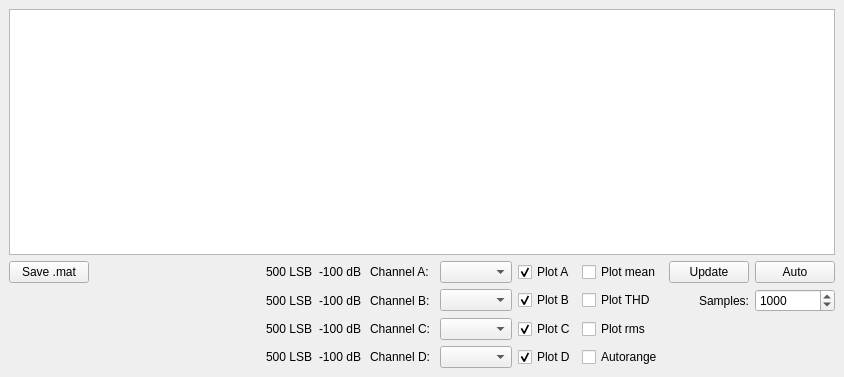
<?xml version="1.0" encoding="UTF-8"?>
<ui version="4.0">
 <class>DataVisualizer</class>
 <widget class="QDockWidget" name="DataVisualizer">
  <property name="geometry">
   <rect>
    <x>0</x>
    <y>0</y>
    <width>844</width>
    <height>377</height>
   </rect>
  </property>
  <property name="windowTitle">
   <string>ADC Control</string>
  </property>
  <widget class="QWidget" name="dockWidgetContents">
   <layout class="QVBoxLayout" name="verticalLayout">
    <item>
     <widget class="GraphicsLayoutWidget" name="plot">
      <property name="sizePolicy">
       <sizepolicy hsizetype="Expanding" vsizetype="Expanding">
        <horstretch>0</horstretch>
        <verstretch>0</verstretch>
       </sizepolicy>
      </property>
     </widget>
    </item>
    <item>
     <layout class="QGridLayout" name="gridLayout">
      <item row="0" column="0">
       <widget class="QPushButton" name="saveMatBtn">
        <property name="text">
         <string>Save .mat</string>
        </property>
       </widget>
      </item>
      <item row="0" column="12">
       <widget class="QPushButton" name="autoBtn">
        <property name="text">
         <string>Auto</string>
        </property>
        <property name="checkable">
         <bool>true</bool>
        </property>
       </widget>
      </item>
      <item row="0" column="6">
       <widget class="QCheckBox" name="plotA">
        <property name="text">
         <string>Plot A</string>
        </property>
        <property name="checked">
         <bool>true</bool>
        </property>
       </widget>
      </item>
      <item row="0" column="4">
       <widget class="QLabel" name="label">
        <property name="text">
         <string>Channel A: </string>
        </property>
       </widget>
      </item>
      <item row="0" column="11">
       <widget class="QPushButton" name="singleBtn">
        <property name="text">
         <string>Update</string>
        </property>
       </widget>
      </item>
      <item row="1" column="4">
       <widget class="QLabel" name="label_2">
        <property name="text">
         <string>Channel B: </string>
        </property>
       </widget>
      </item>
      <item row="0" column="1">
       <spacer name="horizontalSpacer">
        <property name="orientation">
         <enum>Qt::Horizontal</enum>
        </property>
        <property name="sizeHint" stdset="0">
         <size>
          <width>40</width>
          <height>20</height>
         </size>
        </property>
       </spacer>
      </item>
      <item row="0" column="10">
       <widget class="QCheckBox" name="plotmean">
        <property name="text">
         <string>Plot mean</string>
        </property>
       </widget>
      </item>
      <item row="1" column="5">
       <widget class="QComboBox" name="chanB"/>
      </item>
      <item row="0" column="5">
       <widget class="QComboBox" name="chanA"/>
      </item>
      <item row="1" column="12">
       <widget class="QSpinBox" name="samples">
        <property name="minimum">
         <number>1</number>
        </property>
        <property name="maximum">
         <number>10000</number>
        </property>
        <property name="singleStep">
         <number>100</number>
        </property>
        <property name="value">
         <number>1000</number>
        </property>
       </widget>
      </item>
      <item row="1" column="11">
       <widget class="QLabel" name="label_3">
        <property name="text">
         <string>Samples:</string>
        </property>
        <property name="alignment">
         <set>Qt::AlignRight|Qt::AlignTrailing|Qt::AlignVCenter</set>
        </property>
       </widget>
      </item>
      <item row="1" column="10">
       <widget class="QCheckBox" name="plotTHD">
        <property name="text">
         <string>Plot THD</string>
        </property>
       </widget>
      </item>
      <item row="0" column="3">
       <widget class="QLabel" name="chA_thd">
        <property name="sizePolicy">
         <sizepolicy hsizetype="Fixed" vsizetype="Preferred">
          <horstretch>0</horstretch>
          <verstretch>0</verstretch>
         </sizepolicy>
        </property>
        <property name="minimumSize">
         <size>
          <width>45</width>
          <height>0</height>
         </size>
        </property>
        <property name="text">
         <string>-100 dB</string>
        </property>
       </widget>
      </item>
      <item row="1" column="3">
       <widget class="QLabel" name="chB_thd">
        <property name="sizePolicy">
         <sizepolicy hsizetype="Fixed" vsizetype="Preferred">
          <horstretch>0</horstretch>
          <verstretch>0</verstretch>
         </sizepolicy>
        </property>
        <property name="minimumSize">
         <size>
          <width>45</width>
          <height>0</height>
         </size>
        </property>
        <property name="text">
         <string>-100 dB</string>
        </property>
       </widget>
      </item>
      <item row="0" column="2">
       <widget class="QLabel" name="chA_rms">
        <property name="sizePolicy">
         <sizepolicy hsizetype="Fixed" vsizetype="Preferred">
          <horstretch>0</horstretch>
          <verstretch>0</verstretch>
         </sizepolicy>
        </property>
        <property name="minimumSize">
         <size>
          <width>45</width>
          <height>0</height>
         </size>
        </property>
        <property name="text">
         <string>500 LSB</string>
        </property>
       </widget>
      </item>
      <item row="1" column="2">
       <widget class="QLabel" name="chB_rms">
        <property name="sizePolicy">
         <sizepolicy hsizetype="Fixed" vsizetype="Preferred">
          <horstretch>0</horstretch>
          <verstretch>0</verstretch>
         </sizepolicy>
        </property>
        <property name="minimumSize">
         <size>
          <width>45</width>
          <height>0</height>
         </size>
        </property>
        <property name="text">
         <string>500 LSB</string>
        </property>
       </widget>
      </item>
      <item row="2" column="5">
       <widget class="QComboBox" name="chanC"/>
      </item>
      <item row="3" column="5">
       <widget class="QComboBox" name="chanD"/>
      </item>
      <item row="2" column="4">
       <widget class="QLabel" name="label_4">
        <property name="text">
         <string>Channel C: </string>
        </property>
       </widget>
      </item>
      <item row="3" column="4">
       <widget class="QLabel" name="label_5">
        <property name="text">
         <string>Channel D: </string>
        </property>
       </widget>
      </item>
      <item row="2" column="3">
       <widget class="QLabel" name="chC_thd">
        <property name="sizePolicy">
         <sizepolicy hsizetype="Fixed" vsizetype="Preferred">
          <horstretch>0</horstretch>
          <verstretch>0</verstretch>
         </sizepolicy>
        </property>
        <property name="minimumSize">
         <size>
          <width>45</width>
          <height>0</height>
         </size>
        </property>
        <property name="text">
         <string>-100 dB</string>
        </property>
       </widget>
      </item>
      <item row="3" column="3">
       <widget class="QLabel" name="chD_thd">
        <property name="sizePolicy">
         <sizepolicy hsizetype="Fixed" vsizetype="Preferred">
          <horstretch>0</horstretch>
          <verstretch>0</verstretch>
         </sizepolicy>
        </property>
        <property name="minimumSize">
         <size>
          <width>45</width>
          <height>0</height>
         </size>
        </property>
        <property name="text">
         <string>-100 dB</string>
        </property>
       </widget>
      </item>
      <item row="2" column="2">
       <widget class="QLabel" name="chC_rms">
        <property name="sizePolicy">
         <sizepolicy hsizetype="Fixed" vsizetype="Preferred">
          <horstretch>0</horstretch>
          <verstretch>0</verstretch>
         </sizepolicy>
        </property>
        <property name="minimumSize">
         <size>
          <width>45</width>
          <height>0</height>
         </size>
        </property>
        <property name="text">
         <string>500 LSB</string>
        </property>
       </widget>
      </item>
      <item row="3" column="2">
       <widget class="QLabel" name="chD_rms">
        <property name="sizePolicy">
         <sizepolicy hsizetype="Fixed" vsizetype="Preferred">
          <horstretch>0</horstretch>
          <verstretch>0</verstretch>
         </sizepolicy>
        </property>
        <property name="minimumSize">
         <size>
          <width>45</width>
          <height>0</height>
         </size>
        </property>
        <property name="text">
         <string>500 LSB</string>
        </property>
       </widget>
      </item>
      <item row="2" column="10">
       <widget class="QCheckBox" name="plotrms">
        <property name="text">
         <string>Plot rms</string>
        </property>
       </widget>
      </item>
      <item row="1" column="6">
       <widget class="QCheckBox" name="plotB">
        <property name="text">
         <string>Plot B</string>
        </property>
        <property name="checked">
         <bool>true</bool>
        </property>
       </widget>
      </item>
      <item row="2" column="6">
       <widget class="QCheckBox" name="plotC">
        <property name="text">
         <string>Plot C</string>
        </property>
        <property name="checked">
         <bool>true</bool>
        </property>
       </widget>
      </item>
      <item row="3" column="6">
       <widget class="QCheckBox" name="plotD">
        <property name="text">
         <string>Plot D</string>
        </property>
        <property name="checked">
         <bool>true</bool>
        </property>
       </widget>
      </item>
      <item row="3" column="10">
       <widget class="QCheckBox" name="autorange">
        <property name="text">
         <string>Autorange</string>
        </property>
       </widget>
      </item>
     </layout>
    </item>
   </layout>
  </widget>
 </widget>
 <customwidgets>
  <customwidget>
   <class>GraphicsLayoutWidget</class>
   <extends>QGraphicsView</extends>
   <header>pyqtgraph</header>
  </customwidget>
 </customwidgets>
 <resources/>
 <connections/>
</ui>
